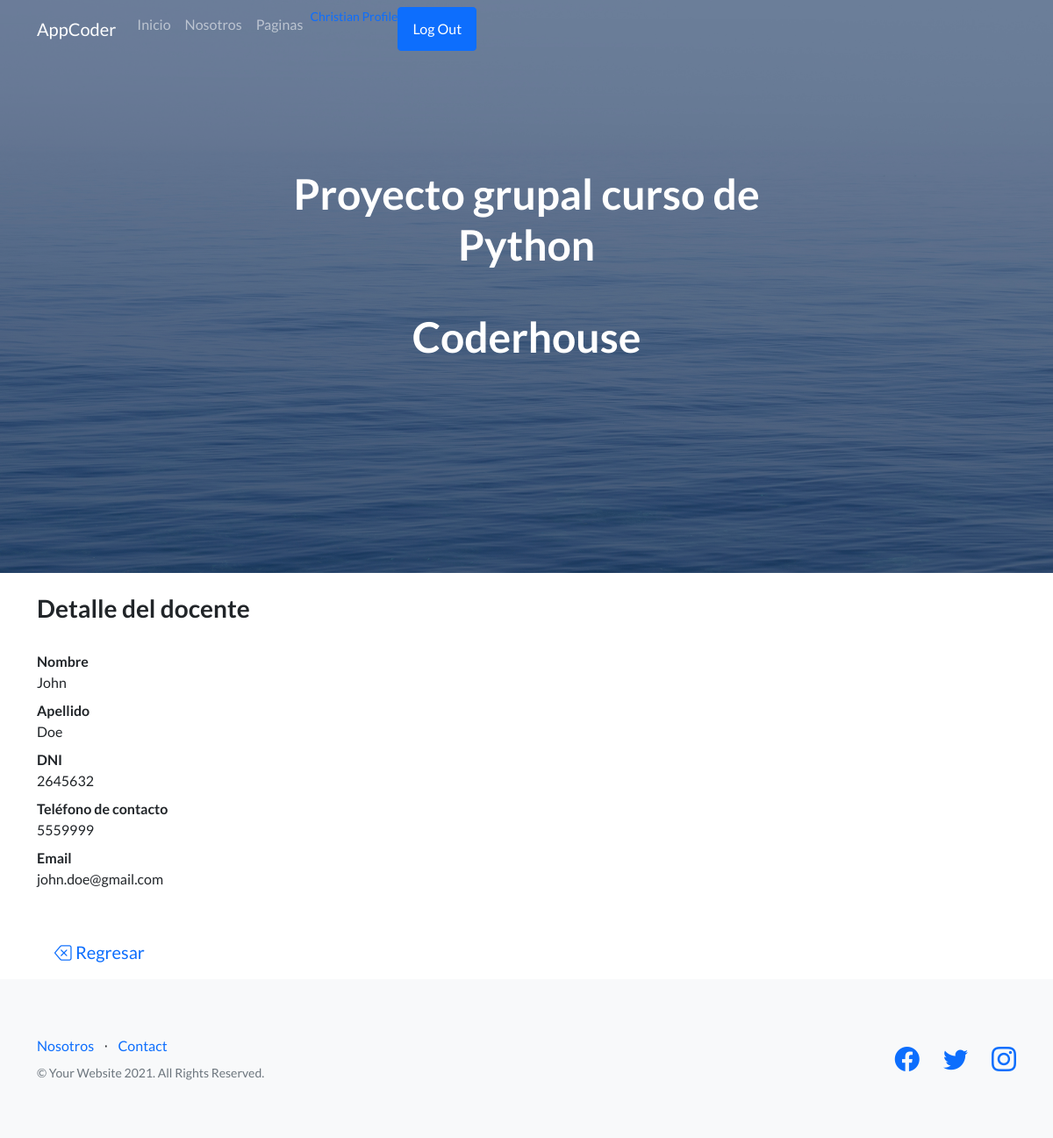
/AppCoder/detalleDocente/2/ (signed in), run on an earlier commit of the app's database.
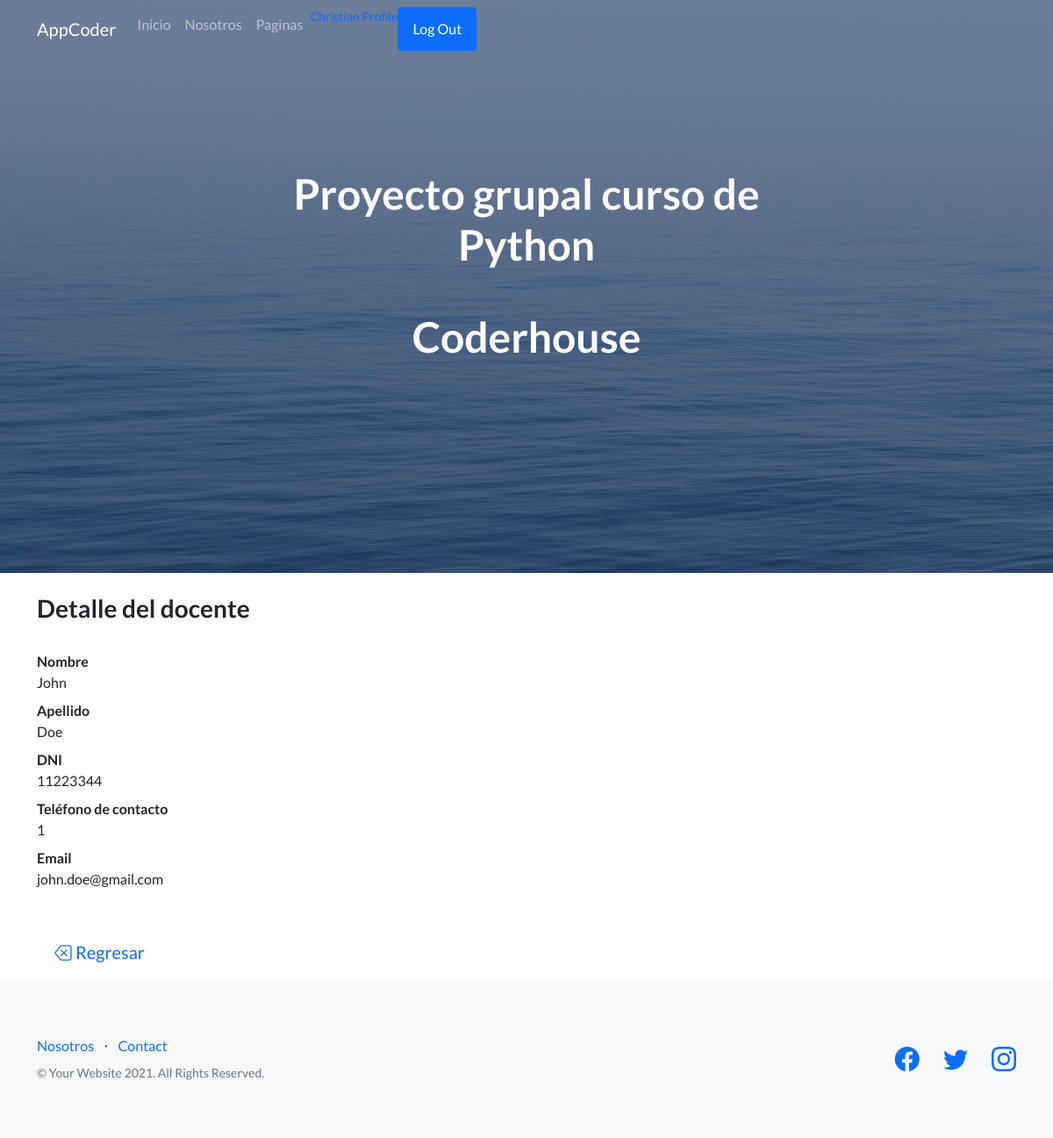
And on a later commit of the database.
### AppCoder/models.py (models this page shows, shortened)
class Docente(models.Model):
    nombre = models.CharField("nombre", max_length=50)
    apellido = models.CharField("apellido", max_length=50)
    dni = models.IntegerField(null=True)
    telefono_contacto = models.IntegerField(null=True, blank=True)
    email = models.EmailField(max_length=254, blank=True)
    imagen = models.ImageField(upload_to= 'avatares', null=True, blank=True)

### AppCoder/views.py (the view)
# urls.py: path("detalleDocente/<pk>/", views.DocenteDetail.as_view(), name="DetailDocente"),
class DocenteDetail(DetailView):
    model= Docente
    template_name= "AppCoder/DocenteDetail.html"

### AppCoder/Templates/AppCoder/DocenteDetail.html (shortened to what this page needs)
{% extends 'AppCoder/Padre.html' %}
{% load static %}
{% block contenidoQueCambia %}
<h3>Detalle del docente</h3>
<br>
<FONT SIZE=3>
<dl>
    <dt>Nombre</dt>
    <dd>{{object.nombre}}</dd>
    <dt>Apellido</dt>
    <dd>{{object.apellido}}</dd>
    <dt>DNI</dt>
    <dd>{{object.dni}}</dd>
    <dt>Teléfono de contacto</dt>
    <dd>{{object.telefono_contacto}}</dd>
    <dt>Email</dt>
    <dd>{{object.email}}</dd>
  </dl>
</font>
<br>
    <a style="text-decoration:none" href="{% url 'VistaDocente' %}" class="bt bi-backspace btn-lg"> Regresar </a>
{% endblock contenidoQueCambia %}

What changed in the data, as far as the page shows it:
changed Docente "John": dni "2645632" → "11223344"; telefono_contacto "5559999" → "1"
